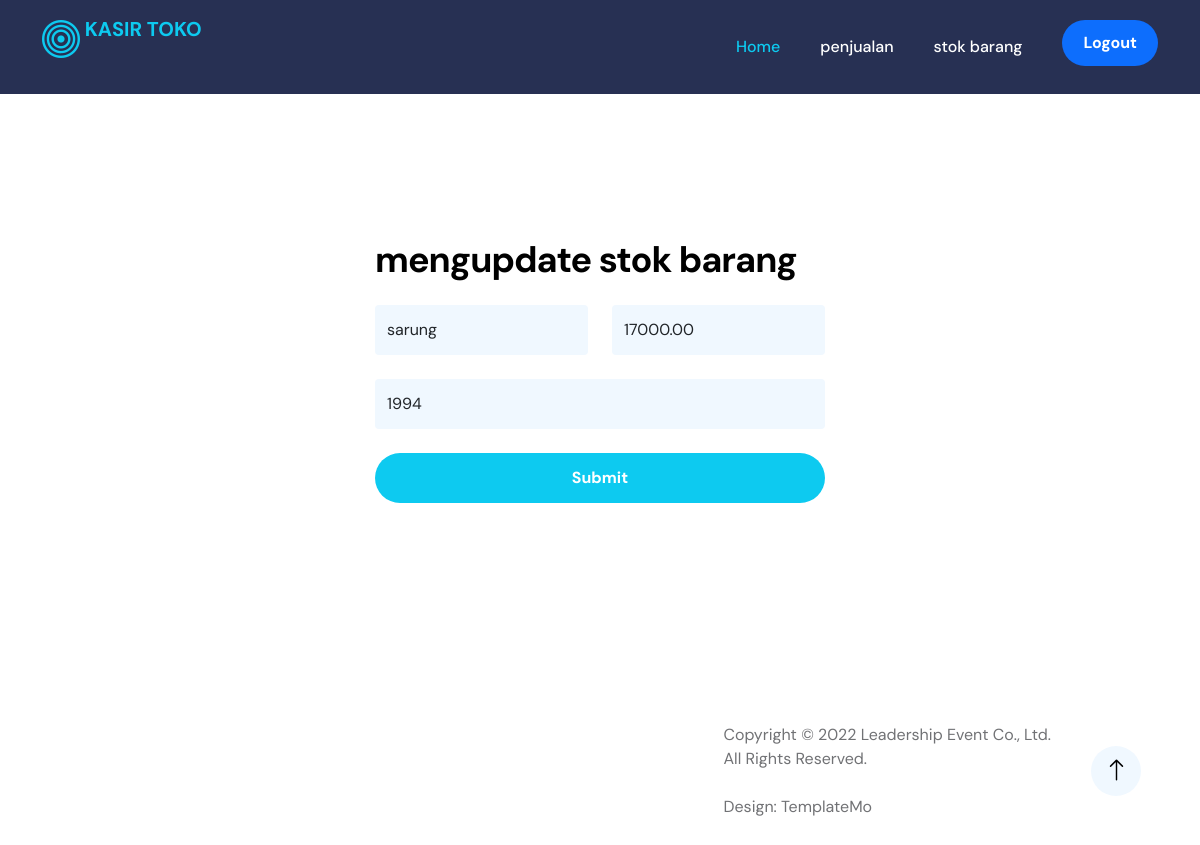
Page /petugas/stok_update_v.php?id_barang=1 on the committed database.
### tables this page shows
CREATE TABLE `tb_barang` (
  `id_barang` int(11) NOT NULL,
  `nama_barang` varchar(255) NOT NULL,
  `stok_barang` int(11) NOT NULL,
  `harga_barang` decimal(10,2) NOT NULL
);

### petugas/stok_update_v.php (the view, shortened to what this page needs)
<?php
include('header.php');
include('inavbar.php');
?>
    <?php
    include ('../config.php');
$id = $_GET['id_barang'];
$sql = mysqli_query($koneksi, "SELECT * FROM tb_barang  WHERE id_barang='$id'");
$barang = mysqli_fetch_assoc($sql);
?>
<section class="testimonial-section section-padding section-bg" id="section_4">
<div class="col-lg-9 col-17 mx-auto">
               <div class="col-lg-6 col-12 mx-auto">
                            <form class="custom-form volunteer-form mb-5 mb-lg-0" action="stok_update_m.php" method="post" role="form">
                                <h3 class="mb-4">mengupdate stok barang</h3>
                                <div class="row">
                                    <div class="col-lg-6 col-12">
                                        <input type="text" name="nama_barang" value="<?= $barang['nama_barang'] ?>" class="form-control " placeholder="nama barang" required readonly>
                                    </div>
                                    <div class="col-lg-6 col-12">
                                        <input type="text" name="stok" value="<?= $barang['harga_barang'] ?>" class="form-control" placeholder="stok" required readonly>
                                    </div>
                                    <div class="">
                                        <input type="text" name="harga" value="<?= $barang['stok_barang'] ?>"  class="form-control" placeholder="Harga" >
                                    </div>
                                </div>
                                <button type="submit" class="form-control">Submit</button>
                            </form>
                        </div>
                    </div>
            </section>
    <?php
include('footer.php');
?>

### css/templatemo-leadership-event.css (style rules this page uses)
:root { --white-color: #ffffff; --primary-color: #0dcaf0; --secondary-color: #0d6efd; --section-bg-color: #f0f8ff; --dark-color: #000000; --navbar-bg-color: #273053; --p-color: #717275; --highlight-icon-color: #ff0100; --body-font-family: 'DM Sans', sans-serif; --h1-font-size: 62px; --h2-font-size: 48px; --h3-font-size: 36px; --h4-font-size: 32px; --h5-font-size: 24px; --h6-font-size: 22px; --p-font-size: 18px; --menu-font-size: 16px; --copyright-text-font-size: 16px; --font-weight-normal: 400; --font-weight-medium: 500; --font-weight-bold: 700; }
body { background: var(--white-color); font-family: var(--body-font-family); }
h2, h3, h4, h5, h6 { color: var(--dark-color); }
h1, h2, h3, h4, h5, h6 { font-weight: var(--font-weight-bold); letter-spacing: -1px; }
h3 { font-size: var(--h3-font-size); }
a, button { touch-action: manipulation; transition: all 0.3s; }
.section-padding { padding-top: 120px; padding-bottom: 120px; }
.custom-form .form-control { background: var(--section-bg-color); border: 0; margin-bottom: 24px; padding-top: 13px; padding-bottom: 13px; }
.custom-form button[type="submit"] { background: var(--primary-color); border-radius: 100px; color: var(--white-color); font-weight: var(--font-weight-bold); transition: all 0.3s; margin-bottom: 0; }

### rows in the picture
tb_barang: nama_barang "sarung", stok "17000.00", harga "1994"
